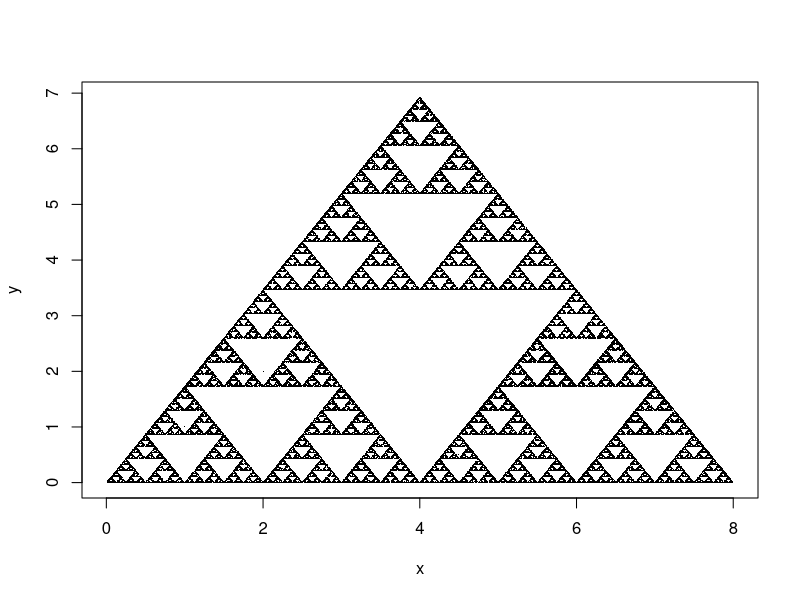

This figure's R source:
p1=c(0,0)
p2=c(8,0)
p3=c(4,sqrt(48))
p=c(2,2)
R=100000

x=rep(0,R)
y=rep(0,R)
x[1]=p[1]
y[1]=p[2]
for(j in 2:R) {
  d=runif(1)
  if(d<1/3) {
    x[j]=0.5*(x[j-1]+p1[1])
    y[j]=0.5*(y[j-1]+p1[2])
  }
  if(d>=1/3 && d<2/3){
    x[j]=0.5*(x[j-1]+p2[1])
    y[j]=0.5*(y[j-1]+p2[2])
  }
  if(d>=2/3){
    x[j]=0.5*(x[j-1]+p3[1])
    y[j]=0.5*(y[j-1]+p3[2])
  }
}
plot(x,y,type = 'p',pch='.')